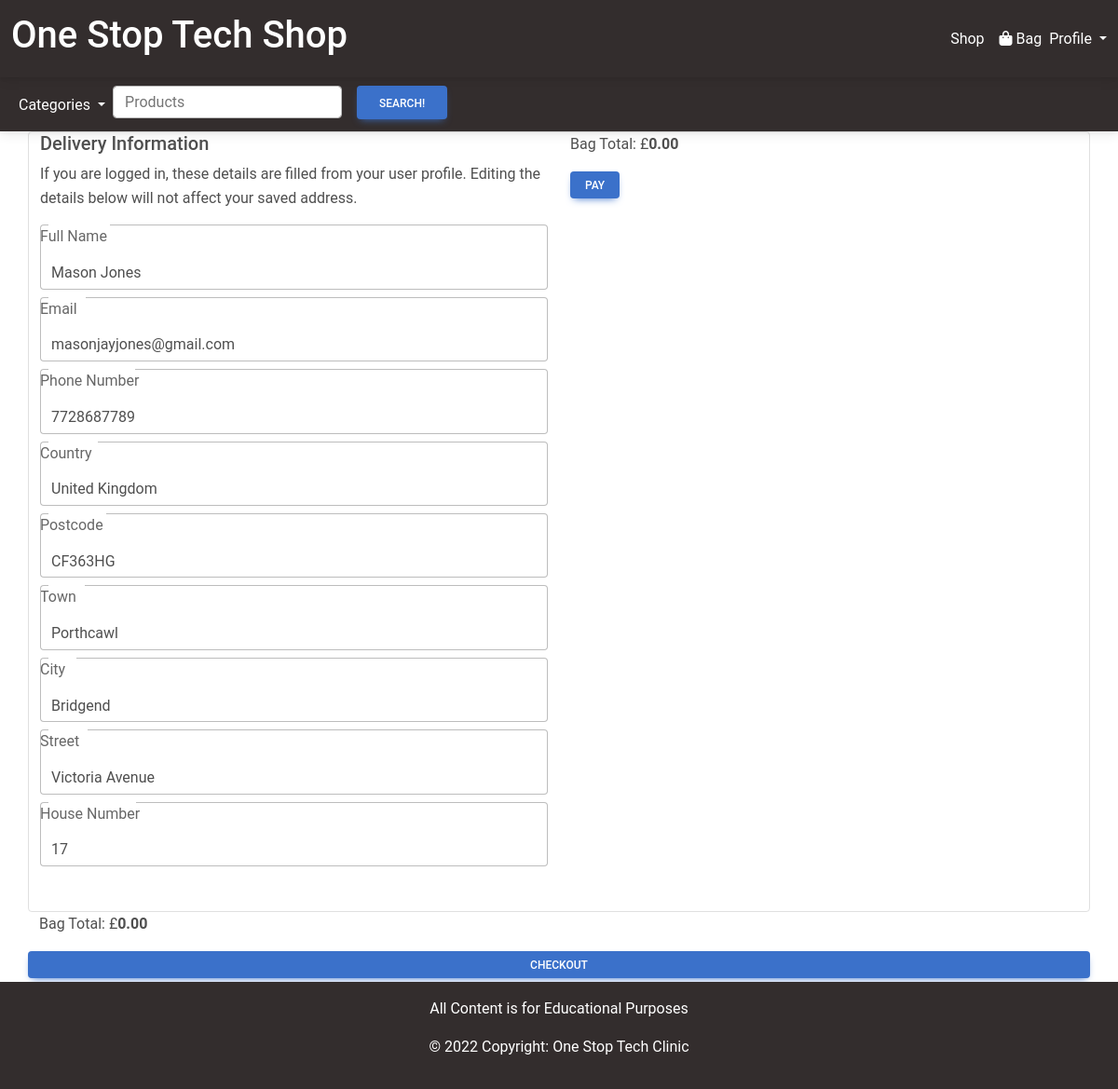
Screenshot of /checkout/ (signed in) with the database file from the repository.
### userprofile/models.py (models this page shows)
class userDetails(models.Model):
    user_id = models.ForeignKey(User,null=False,  on_delete=models.CASCADE)
    full_name = models.CharField(max_length=256, default="", blank=True)
    email = models.CharField(max_length=256, blank=True)
    postcode = models.CharField(max_length=7, default="", blank=True)
    house_number=models.IntegerField()
    phone_number=models.IntegerField()
    street_name=models.CharField(max_length=256,default="", blank=True)
    city=models.CharField(max_length=256, default="", blank=True)
    country=models.CharField(max_length=256,default="",blank=True)
    town=models.CharField(max_length=256, default="",blank=True)

### checkout/views.py (the view)
# urls.py: path('checkout/',include('checkout.urls')),
def checkout(request):
    if request.user.is_authenticated:
        logged_in_user = request.user.id
        userObj = get_object_or_404(User, pk=logged_in_user)
        userdetails = get_object_or_404(userDetails, user_id=userObj.id)
        context ={
        'userdetails':userdetails
        }
    else:
        context ={
        }
    return render(request,'checkout.html', context)

### bag/contexts.py (called while the page is built, shortened)
def bag_contents(request):
    bag_items =[]
    total=0
    product_count=0
    bag=request.session.get('bag',{})
    delivery = 0
    context = {
        'bag_items': bag_items,
        'total': total,
        'product_count': product_count,
        'delivery': delivery,
    }
    return context

### checkout/templates/checkout.html (shortened to what this page needs)
{%extends 'base.html'%}
{% load static %}
{% load mathfilters %}
{% block content %}
<div class="container">
    <div class="row border rounded">
        <div class="col-md-6">
            <h5>Delivery Information</h5>
            <p class="">If you are logged in, these details are filled from your user profile. Editing the details below will not affect your saved address.</p>
            <form action="" class="">
                <div class="form-outline mt-2">
                    <label for="full_name" class="form-label">Full Name</label>
                    <input id="full_name" name="full_name" type="text" class="form-control" value="{{userdetails.full_name}}">
                </div>
                <div class="form-outline mt-2">
                    <label for="" class="form-label">Email</label>
                    <input type="text" id="email" name="email" class="form-control" value="{{userdetails.email}}">
                </div>
                <div class="form-outline mt-2">
                    <label for="" class="form-label">Phone Number</label>
                    <input type="text" id="phone_no" name="phone_no" class="form-control" value="{{userdetails.phone_number}}">
                </div>
                <div class="form-outline mt-2">
                    <label for="" class="form-label">Country</label>
                    <input type="text" name="country" id="country" class="form-control" value="{{userdetails.country}}">
                </div>
                <div class="form-outline mt-2">
                    <label for="" class="form-label">Postcode</label>
                    <input type="text" id="postcode" name="postcode" class="form-control" value="{{userdetails.postcode}}">
                </div>
                <div class="form-outline mt-2">
                    <label for="" class="form-label">Town</label>
                    <input type="text" id="town" name="town" class="form-control" value="{{userdetails.town}}">
                </div>
                <div class="form-outline mt-2">
                    <label for="" class="form-label">City</label>
                    <input type="text" id="city" name="town" class="form-control" value="{{userdetails.city}}">
                </div>
                <div class="form-outline mt-2">
                    <label for="" class="form-label">Street</label>
                    <input type="text" id="street_name" name="street_name" class="form-control" value="{{userdetails.street_name}}">
                </div>
                <div class="form-outline mt-2 mb-5">
                    <label for="" class="form-label">House Number</label>
                    <input type="text" id="House Number" name="house_number" class="form-control" value="{{userdetails.house_number}}">
                </div>
            </form>
        </div>
        <div class="col-md-6">
                <div class="">
                    <p>Bag Total: £<strong>{{total|floatformat:2}}</strong></p>
                    <a href="{% url 'pay'%}" class="btn btn-primary btn-sm mb-1">Pay</a>
                </div>
            </div>
    </div>
    <div class="row">
        <p>Bag Total: £<strong>{{total|floatformat:2}}</strong></p>
        <a href="#" class="btn btn-primary btn-sm mb-1">Checkout</a>
    </div>
</div>
{% endblock %}

### static/css/style.css (style rules this page uses)
body { text-align:center; display:grid; }

### rows the page displays
userDetails: full_name "Mason Jones", email "masonjayjones@gmail.com", phone_no "7728687789", country "United Kingdom", postcode "CF363HG", town "Porthcawl", town "Bridgend", street_name "Victoria Avenue", house_number "17"

### other values shown
{{ total|floatformat:2 }} "0.00"
